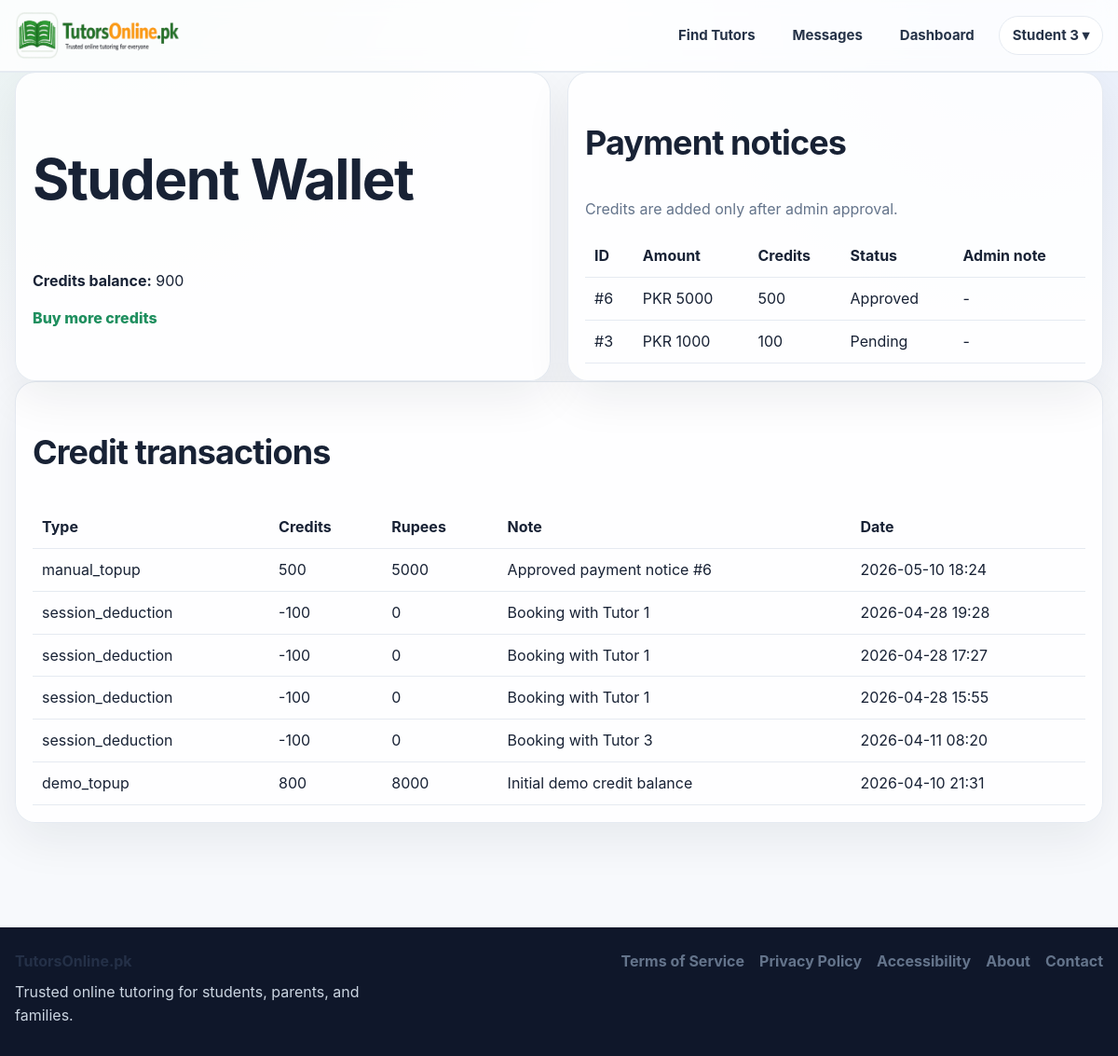
Screenshot of /wallet (signed in) with the database file from the repository.
### app.py (models this page shows, shortened)
class User(UserMixin, db.Model):
    id = db.Column(db.Integer, primary_key=True)
    email = db.Column(db.String(120), unique=True, nullable=False)
    password_hash = db.Column(db.String(255), nullable=False)
    role = db.Column(db.String(20), nullable=False, default="student")
    full_name = db.Column(db.String(120), nullable=False)
    public_name = db.Column(db.String(120), nullable=False)
    qualification = db.Column(db.String(120), default="")
    subjects = db.Column(db.String(255), default="")
    class_levels = db.Column(db.String(255), default="")
    experience_years = db.Column(db.Integer, default=0)
    bio = db.Column(db.Text, default="")
    degree_title = db.Column(db.String(255), default="")
    degree_major = db.Column(db.String(255), default="")
    degree_institution = db.Column(db.String(255), default="")
    degree_year = db.Column(db.String(50), default="")
    degree_grade = db.Column(db.String(50), default="")
    previous_path_choice = db.Column(db.String(50), default="")
    mphil_title = db.Column(db.String(255), default="")
    mphil_major = db.Column(db.String(255), default="")
    mphil_institution = db.Column(db.String(255), default="")
    mphil_year = db.Column(db.String(50), default="")
    mphil_grade = db.Column(db.String(50), default="")
    mphil_additional_note = db.Column(db.String(255), default="")
    masters_title = db.Column(db.String(255), default="")
    masters_major = db.Column(db.String(255), default="")
    masters_institution = db.Column(db.String(255), default="")
    masters_year = db.Column(db.String(50), default="")
    masters_grade = db.Column(db.String(50), default="")
    masters_additional_note = db.Column(db.String(255), default="")
    bachelor_title = db.Column(db.String(255), default="")
    bachelor_major = db.Column(db.String(255), default="")
    bachelor_institution = db.Column(db.String(255), default="")
    bachelor_year = db.Column(db.String(50), default="")
    bachelor_grade = db.Column(db.String(50), default="")
    bachelor_additional_note = db.Column(db.String(255), default="")
    inter_program = db.Column(db.String(100), default="")
    inter_institution = db.Column(db.String(255), default="")
    inter_grade = db.Column(db.String(50), default="")
    inter_year = db.Column(db.String(50), default="")
    matric_program = db.Column(db.String(100), default="")
    matric_institution = db.Column(db.String(255), default="")
    matric_grade = db.Column(db.String(50), default="")
    matric_year = db.Column(db.String(50), default="")
    gender = db.Column(db.String(50), default="")
    city = db.Column(db.String(120), default="")
    main_subject = db.Column(db.String(120), default="")
    additional_subjects = db.Column(db.String(255), default="")
    student_level = db.Column(db.String(120), default="")
    student_subject_needed = db.Column(db.String(120), default="")
    preferred_tutor_gender = db.Column(db.String(50), default="")
    learning_mode = db.Column(db.String(50), default="")
    teaching_mode = db.Column(db.String(50), default="")
    hourly_rate = db.Column(db.Integer, default=0)
    mobile_number = db.Column(db.String(40), default="")
    cnic_number = db.Column(db.String(40), default="")
    profile_image = db.Column(db.String(255), default="")
    degree_file = db.Column(db.String(255), default="")
    additional_qualification_level = db.Column(db.String(80), default="")
    additional_qualification_title = db.Column(db.String(255), default="")
    additional_qualification_major = db.Column(db.String(255), default="")
    additional_qualification_institution = db.Column(db.String(255), default="")
    additional_qualification_year = db.Column(db.String(50), default="")
    additional_qualification_grade = db.Column(db.String(50), default="")
    additional_qualification_file = db.Column(db.String(255), default="")
    demo_video_url = db.Column(db.String(255), default="")
    demo_video_file = db.Column(db.String(255), default="")
    modest_profile = db.Column(db.Boolean, default=False)
    audio_only = db.Column(db.Boolean, default=False)
    is_active_user = db.Column(db.Boolean, default=True)
    is_verified_tutor = db.Column(db.Boolean, default=False)
    profile_stage = db.Column(db.String(40), default="basic_complete")
    verification_submitted_at = db.Column(db.DateTime)
    approved_at = db.Column(db.DateTime)
    rejected_at = db.Column(db.DateTime)
    admin_review_note = db.Column(db.Text, default="")
    is_public_tutor = db.Column(db.Boolean, default=False)
    tutor_category = db.Column(db.String(80), default="")
    bonus_credits = db.Column(db.Integer, default=0)
    total_earnings_pkr = db.Column(db.Integer, default=0)
    monthly_earnings_pkr = db.Column(db.Integer, default=0)
    sessions_completed = db.Column(db.Integer, default=0)
    rating_avg = db.Column(db.Float, default=0.0)
    rating_count = db.Column(db.Integer, default=0)
    credits_balance = db.Column(db.Integer, default=0)
    pending_payout_pkr = db.Column(db.Integer, default=0)
    payout_method = db.Column(db.String(30), default="bank")
    payout_account_title = db.Column(db.String(120), default="")
    payout_account_number = db.Column(db.String(120), default="")
    payout_iban = db.Column(db.String(64), default="")
    created_at = db.Column(db.DateTime, default=datetime.utcnow)
    bookings_as_student = db.relationship(
        "Booking",
        backref="student",
        lazy=True,
        foreign_keys="Booking.student_id",
    )
    bookings_as_tutor = db.relationship(
        "Booking",
        backref="tutor",
        lazy=True,
        foreign_keys="Booking.tutor_id",
    )
    @property
    def is_active(self):
        return self.is_active_user

class PaymentNotice(db.Model):
    id = db.Column(db.Integer, primary_key=True)
    student_id = db.Column(db.Integer, db.ForeignKey("user.id"), nullable=False)
    amount_sent_pkr = db.Column(db.Integer, nullable=False)
    claimed_credits = db.Column(db.Integer, nullable=False)
    sender_name = db.Column(db.String(120), default="")
    sender_account = db.Column(db.String(120), default="")
    transfer_method = db.Column(db.String(50), default="bank")
    screenshot_filename = db.Column(db.String(255), default="")
    note = db.Column(db.Text, default="")
    status = db.Column(db.String(20), default="pending")
    admin_note = db.Column(db.Text, default="")
    reviewed_at = db.Column(db.DateTime)
    created_at = db.Column(db.DateTime, default=datetime.utcnow)
    student = db.relationship("User", backref="payment_notices")

class CreditTransaction(db.Model):
    id = db.Column(db.Integer, primary_key=True)
    user_id = db.Column(db.Integer, db.ForeignKey("user.id"), nullable=False)
    credits_change = db.Column(db.Integer, nullable=False)
    rupee_amount = db.Column(db.Integer, default=0)
    tx_type = db.Column(db.String(50), nullable=False)
    note = db.Column(db.String(255), default="")
    created_at = db.Column(db.DateTime, default=datetime.utcnow)
    user = db.relationship("User", backref="credit_transactions")

### app.py (the view, shortened to what this page needs)
@app.route("/wallet")
@login_required
def student_wallet():
    if current_user.role == "student":
        txs = (
            CreditTransaction.query.filter_by(user_id=current_user.id)
            .order_by(CreditTransaction.created_at.desc())
            .all()
        )
        notices = (
            PaymentNotice.query.filter_by(student_id=current_user.id)
            .order_by(PaymentNotice.created_at.desc())
            .all()
        )
        normalize_payment_notices(notices)
        return render_template("student_wallet.html", txs=txs, notices=notices)

### app.py (called while the page is built, shortened)
@app.context_processor
def inject_message_badge():
    return {
        "global_unread_messages": unread_message_count_for(current_user)
        if current_user.is_authenticated else 0
    }

@login_manager.user_loader
def load_user(user_id):
    return User.query.get(int(user_id))

@app.context_processor
def inject_globals():
    return {
        "credit_rate": app.config["CREDIT_RATE"],
        "google_configured": bool(
            app.config["GOOGLE_CLIENT_ID"] and app.config["GOOGLE_CLIENT_SECRET"]
        ),
        "under_construction": UNDER_CONSTRUCTION,
    }

@app.before_request
def construction_gate():
    if request.method == "GET" and not request.path.startswith("/static/"):
        if not session.get("_visit_counted"):
            session["_visit_counted"] = True
            app.config["VISITOR_COUNT"] = app.config.get("VISITOR_COUNT", 0) + 1
    if current_user.is_authenticated and current_user.role == "admin":
        if request.args.get("preview") == "1":
            return
    if current_user.is_authenticated and current_user.role == "admin":
        if request.args.get("preview") == "1":
            session["preview_mode"] = True
    if session.get("preview_mode"):
        return
    if not UNDER_CONSTRUCTION:
        return

def normalize_payment_status(notice):
    original_status = (notice.status or PAYMENT_STATUS_PENDING).strip().lower()
    normalized_status = PAYMENT_STATUS_ALIASES.get(original_status, original_status)
    if notice.status != normalized_status:
        notice.status = normalized_status
        return True
    return False

def normalize_payment_notices(notices):
    changed = False
    for notice in notices:
        changed = normalize_payment_status(notice) or changed
    if changed:
        db.session.commit()

def unread_message_count_for(user):
    if not user or not getattr(user, "is_authenticated", False):
        return 0
    if user.role == "student":
        convo_ids = [
            c.id for c in Conversation.query.filter_by(student_id=user.id).all()
        ]
    elif user.role == "tutor":
        convo_ids = [
            c.id for c in Conversation.query.filter_by(tutor_id=user.id).all()
        ]
    elif user.role == "admin":
        return 0
    else:
        return 0
    if not convo_ids:
        return 0
    return Message.query.filter(
        Message.conversation_id.in_(convo_ids),
        Message.sender_id != user.id,
        Message.is_read == False
    ).count()

### templates/student_wallet.html
{% extends 'base.html' %}
{% block content %}
<section class="grid two">
  <div class="card">
    <h1>Student Wallet</h1>
    <p><strong>Credits balance:</strong> {{ current_user.credits_balance }}</p>
    <a class="btn" href="{{ url_for('buy_credits') }}">Buy more credits</a>
  </div>
  <div class="card">
    <h2>Payment notices</h2>
    <p class="muted">Credits are added only after admin approval.</p>
    <table class="table">
      <tr><th>ID</th><th>Amount</th><th>Credits</th><th>Status</th><th>Admin note</th></tr>
      {% for notice in notices %}
      <tr>
        <td>#{{ notice.id }}</td>
        <td>PKR {{ notice.amount_sent_pkr }}</td>
        <td>{{ notice.claimed_credits }}</td>
        <td>{{ notice.status.replace('_', ' ')|title }}</td>
        <td>{{ notice.admin_note or '-' }}</td>
      </tr>
      {% else %}
      <tr><td colspan="5">No payment notices yet.</td></tr>
      {% endfor %}
    </table>
  </div>
</section>
<section class="card">
  <h2>Credit transactions</h2>
  <table class="table">
    <tr><th>Type</th><th>Credits</th><th>Rupees</th><th>Note</th><th>Date</th></tr>
    {% for tx in txs %}
    <tr><td>{{ tx.tx_type }}</td><td>{{ tx.credits_change }}</td><td>{{ tx.rupee_amount }}</td><td>{{ tx.note }}</td><td>{{ tx.created_at.strftime('%Y-%m-%d %H:%M') }}</td></tr>
    {% else %}
    <tr><td colspan="5">No transactions yet.</td></tr>
    {% endfor %}
  </table>
</section>
{% endblock %}

### templates/base.html (shortened to what this page needs)
<!doctype html>
<html lang="en">
<head>
  <link rel="stylesheet" href="{{ url_for('static', filename='css/styles.css') }}">
  <link rel="stylesheet" href="{{ url_for('static', filename='css/design-system.css') }}">
</head>
<body>
  <header class="site-header">
    <div class="container nav-wrap">
      <a href="{{ url_for('index') }}" class="brand">
        <img src="{{ url_for('static', filename='images/logo.png') }}" alt="TutorsOnline.pk" class="brand-logo">
      </a>
     <nav class="main-nav">
      <a href="{{ url_for('tutors') }}">Find Tutors</a>
      {% if current_user.is_authenticated %}
        <a href="{{ url_for('messages_inbox') }}" class="nav-messages-link">
          Messages
        </a>
        <a href="{{ url_for('dashboard') }}">Dashboard</a>
        <div class="nav-user-dropdown">
          <button type="button" class="nav-user-trigger">
            {{ current_user.public_name or 'Account' }} ▾
          </button>
        </div>
      {% else %}
        <a href="{{ url_for('contact') }}">Contact</a>
        <a href="{{ url_for('login') }}">Login</a>
        <a href="{{ url_for('register') }}" class="nav-join-btn">Join</a>
      {% endif %}
    </nav>
    </div>
  </header>
  <main class="site-main">
    <div class="container">
      {% block content %}{% endblock %}
    </div>
  </main>
  <footer class="site-footer">
    <div class="container footer-wrap">
      <div class="footer-brand">
        <strong>TutorsOnline.pk</strong>
        <p>Trusted online tutoring for students, parents, and families.</p>
      </div>
      <div class="footer-links">
        <a href="{{ url_for('terms') }}">Terms of Service</a>
        <a href="{{ url_for('privacy') }}">Privacy Policy</a>
        <a href="{{ url_for('accessibility') }}">Accessibility</a>
        <a href="{{ url_for('about') }}">About</a>
        <a href="{{ url_for('contact') }}">Contact</a>
      </div>
    </div>
  </footer>
</body>
</html>

### static/css/styles.css (style rules this page uses)
:root { --bg: #f6f7f9; --surface: #ffffff; --surface-soft: rgba(255, 255, 255, 0.92); --text: #1f2a44; --muted: #5f6b7a; --line: #e3e8ee; --brand: #347a46; --brand-dark: #2d673c; --brand-light: #eef6f0; --blue: #2f67e8; --blue-dark: #2251bf; --shadow-soft: 0 12px 32px rgba(26, 37, 57, 0.05); --shadow-card: 0 14px 28px rgba(20, 31, 55, 0.06); --radius-xl: 28px; --radius-lg: 22px; --radius-md: 18px; --radius-sm: 14px; }
* { box-sizing: border-box; }
html { scroll-behavior: smooth; }
body { margin: 0; font-family: Arial, Helvetica, sans-serif; background: var(--bg); color: var(--text); }
a { text-decoration: none; color: var(--brand); }
img { max-width: 100%; }
.container { max-width: 1240px; margin: 0 auto; padding: 0 20px; }
.site-main { padding: 0 0 48px; }
.site-header { background: rgba(255, 255, 255, 0.95); border-bottom: 1px solid var(--line); position: sticky; top: 0; z-index: 50; backdrop-filter: blur(10px); }
.nav-wrap { min-height: 88px; display: flex; align-items: center; justify-content: space-between; gap: 20px; }
.brand { display: flex; align-items: center; }
.brand-logo { height: 58px; width: auto; display: block; }
.main-nav { display: flex; align-items: center; gap: 34px; flex-wrap: wrap; }
.main-nav a { color: #243047; font-size: 18px; font-weight: 500; }
.card { background: var(--surface); border: 1px solid var(--line); border-radius: 18px; padding: 18px; box-shadow: 0 10px 24px rgba(14, 32, 73, 0.04); }
.grid { display: grid; gap: 18px; }
.grid.two { grid-template-columns: repeat(auto-fit, minmax(280px, 1fr)); }
.muted { color: var(--muted); }
input, select, textarea, button, progress { font: inherit; }
.table { width: 100%; border-collapse: collapse; }
.table th, .table td { border-bottom: 1px solid var(--line); padding: 10px; text-align: left; vertical-align: top; }
.site-footer { margin-top: 48px; background: #ffffff; border-top: 1px solid var(--line); }
.footer-wrap { display: flex; justify-content: space-between; gap: 24px; padding: 24px 20px 30px; flex-wrap: wrap; }
.footer-brand strong { display: block; margin-bottom: 8px; color: #243047; }
.footer-brand p { margin: 0; color: var(--muted); max-width: 380px; line-height: 1.6; }
.footer-links { display: flex; gap: 18px; flex-wrap: wrap; align-items: flex-start; }
.footer-links a { color: #3b5fbf; font-weight: 500; }
:root { --homepage-max: 1280px; --hero-height-desktop: 500px; --hero-height-tablet: 430px; --hero-height-mobile: 360px; --glass: rgba(255, 255, 255, 0.78); --glass-strong: rgba(255, 255, 255, 0.9); --brand-grad: linear-gradient(135deg, #2f67e8 0%, #347a46 100%); --soft-ring: 0 0 0 4px rgba(47, 103, 232, 0.08); --shadow-premium: 0 18px 45px rgba(17, 24, 39, 0.08); --shadow-premium-lg: 0 30px 70px rgba(17, 24, 39, 0.14); }
.container { max-width: var(--homepage-max); }

### rows the page displays
User: public_name "Student 3", credits_balance "900"
PaymentNotice: id "6", amount_sent_pkr "5000", claimed_credits "500", status.replace "Approved", admin_note "-"
PaymentNotice: id "3", amount_sent_pkr "1000", claimed_credits "100", status.replace "Pending", admin_note "-"
CreditTransaction: tx_type "manual_topup", credits_change "500", rupee_amount "5000", note "Approved payment notice #6", created_at "2026-05-10 18:24"
CreditTransaction: tx_type "session_deduction", credits_change "-100", rupee_amount "0", note "Booking with Tutor 1", created_at "2026-04-28 19:28"
CreditTransaction: tx_type "session_deduction", credits_change "-100", rupee_amount "0", note "Booking with Tutor 1", created_at "2026-04-28 17:27"
CreditTransaction: tx_type "session_deduction", credits_change "-100", rupee_amount "0", note "Booking with Tutor 1", created_at "2026-04-28 15:55"
CreditTransaction: tx_type "session_deduction", credits_change "-100", rupee_amount "0", note "Booking with Tutor 3", created_at "2026-04-11 08:20"
CreditTransaction: tx_type "demo_topup", credits_change "800", rupee_amount "8000", note "Initial demo credit balance", created_at "2026-04-10 21:31"
